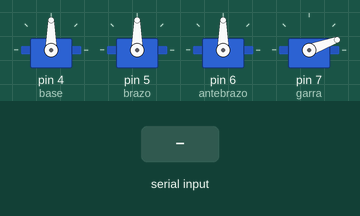
Simulated run of this sketch. Board: Arduino Uno, built with avr-gcc and run on an emulated ATmega328P. On the bench: 4 × servo. The inputs (shaded band) are chosen by the test bench.

Above: at 1.2 s.
1.3 s: "F" received over Serial
At 2.3 s:
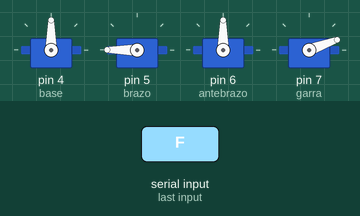
3.1 s: "B" received over Serial
At 4.9 s:
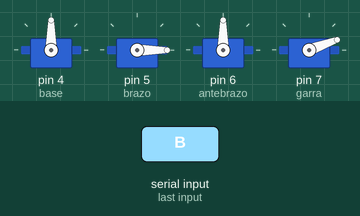
5.2 s: "L" received over Serial
At 6.2 s:
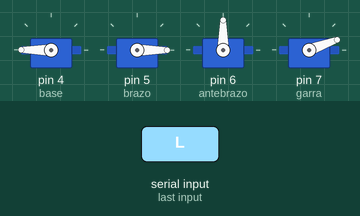
7.0 s: "R" received over Serial
At 8.3 s:
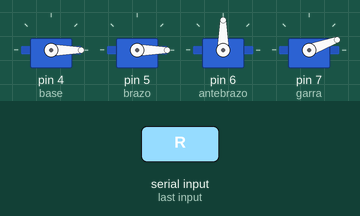
9.1 s: "T" received over Serial
At 10.6 s:
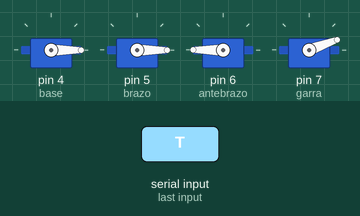
10.9 s: "X" received over Serial
At 12.6 s:
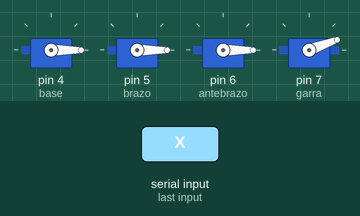
Timing chart, 0 to 14.0 s (numbered marks = the images above; inputs shaded):
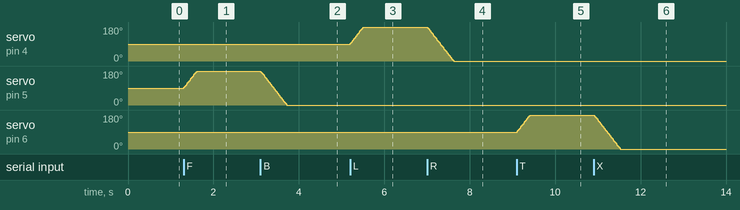

Measured:
- after the input at 1.3 s, servo on pin 5 (brazo): moves from 90° to 180° over 0.31 s, starting at once
- after the input at 3.1 s, servo on pin 5 (brazo): moves from 180° to 0° over 0.62 s, starting at once
- after the input at 5.2 s, servo on pin 4 (base): moves from 90° to 180° over 0.31 s, starting at once
- after the input at 7.0 s, servo on pin 4 (base): moves from 180° to 0° over 0.62 s, starting at once
- after the input at 9.1 s, servo on pin 6 (antebrazo): moves from 90° to 180° over 0.31 s, starting at once
- after the input at 10.9 s, servo on pin 6 (antebrazo): moves from 180° to 0° over 0.62 s, starting at once

The sketch:

brazo_robotico.ino
```cpp
#include <Servo.h>

Servo base;
Servo brazo;
Servo antebrazo;
Servo garra;

int posBase = 90;
int posBrazo = 90;
int posAntebrazo = 90;
int posGarra = 20;
char cmd;

void setup() {
  Serial.begin(9600);

  base.attach(4);
  brazo.attach(5);
  antebrazo.attach(6);
  garra.attach(7);

  base.write(posBase);
  brazo.write(posBrazo);
  antebrazo.write(posAntebrazo);
  garra.write(posGarra);
}

void loop() {
  if (Serial.available()) {
    cmd = Serial.read();
  }

  // Movimiento más rápido y fluido
  switch (cmd) {
    case 'F': posBrazo = constrain(posBrazo + 3, 0, 180); break;
    case 'B': posBrazo = constrain(posBrazo - 3, 0, 180); break;
    case 'L': posBase = constrain(posBase + 3, 0, 180); break;
    case 'R': posBase = constrain(posBase - 3, 0, 180); break;
    case 'T': posAntebrazo = constrain(posAntebrazo + 3, 0, 180); break;
    case 'X': posAntebrazo = constrain(posAntebrazo - 3, 0, 180); break;
    case 'S': posGarra = constrain(posGarra + 2, 10, 50); break;
    case 'C': posGarra = constrain(posGarra - 2, 10, 50); break;
  }

  base.write(posBase);
  brazo.write(posBrazo);
  antebrazo.write(posAntebrazo);
  garra.write(posGarra);

  delay(10); // Menor retardo → movimientos más suaves
}
```
